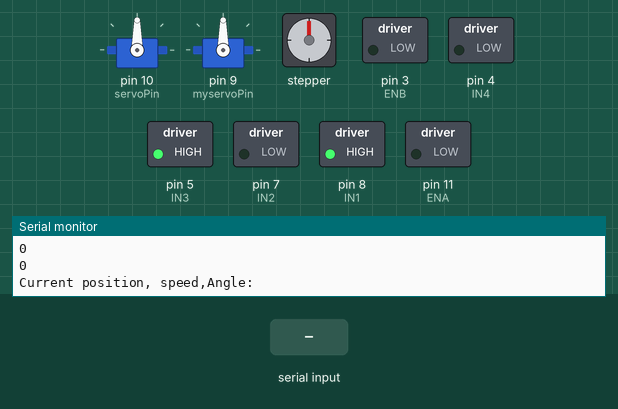
This sketch was run on a simulated Arduino Uno, built with avr-gcc and run on an emulated ATmega328P. On the bench: 2 × servo, stepper motor, switched loads named in the sketch (green lamp = pin HIGH), the last lines printed to the serial monitor. The test bench sets the inputs (shaded band). Stepper angles assume 200 steps per turn; pins used as bus, display or sensor lines are not drawn.

Above: at 1.2 s.
1.3 s: "a" received over Serial
At 1.6 s:
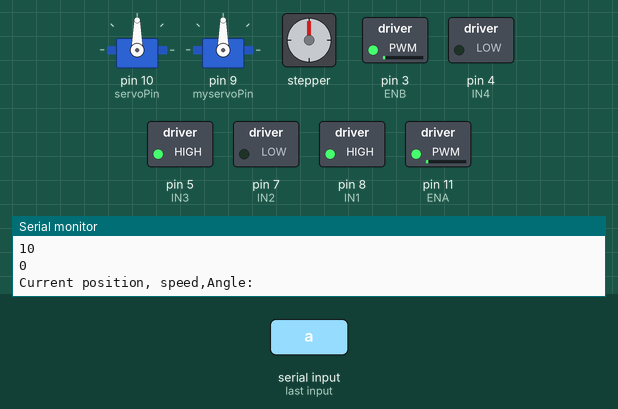
2.8 s: "c" received over Serial
At 4.0 s:
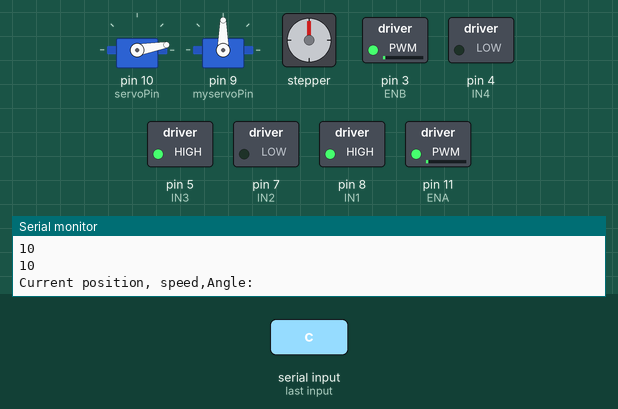
4.3 s: "b" received over Serial
At 5.2 s:
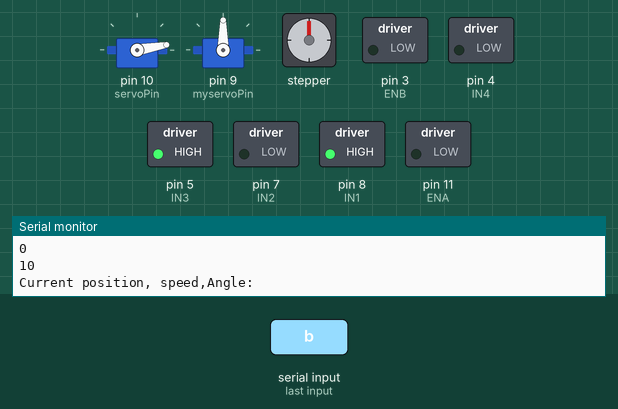
5.8 s: "e" received over Serial
At 7.0 s:
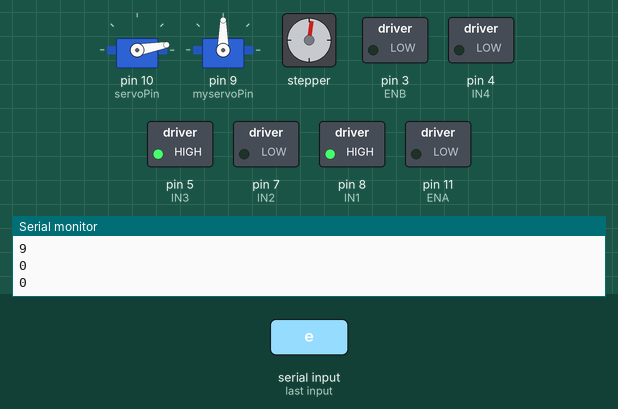
7.4 s: "f" received over Serial
At 7.8 s:
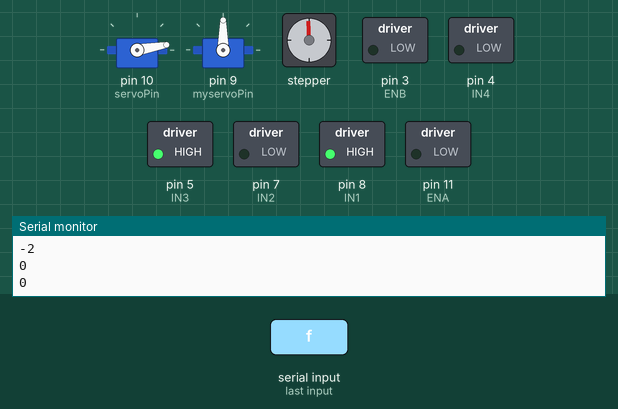
9.0 s: "g" received over Serial
At 9.5 s:
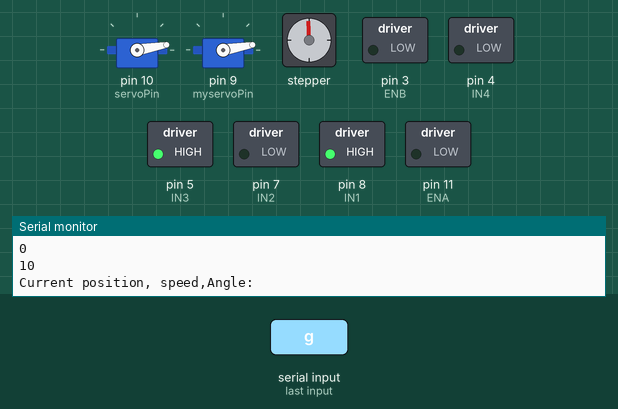
Timing chart, 0 to 11.5 s (numbered marks = the images above; inputs shaded):
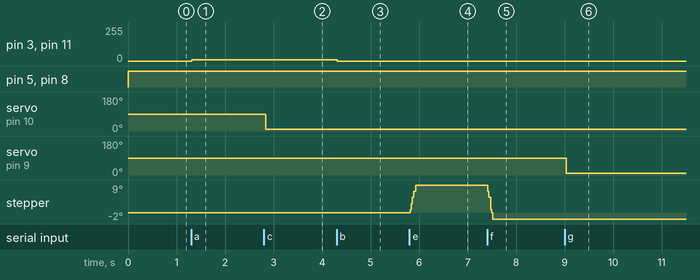

Measured:
- after the input at 1.3 s, pin 3 (ENB), pin 11 (ENA): 0/255 → 10/255 at once
- after the input at 2.8 s, servo on pin 10 (servoPin): 90° → 10° at once
- after the input at 4.3 s, pin 3 (ENB), pin 11 (ENA): 10/255 → 0/255 at once
- after the input at 7.4 s, stepper: turns 11° counter-clockwise in 0.11 s, starting at once
- after the input at 9.0 s, servo on pin 9 (myservoPin): 90° → 10° at once

The sketch:

TEST2702.ino
```cpp
// define motor control pins
#include <Servo.h>
#include <AccelStepper.h>

// Define stepper motor connections and steps per revolution
#define DIR_PIN 2
#define STEP_PIN 11
#define STEPS_PER_REVOLUTION 200

// Define motor angle limits
#define ANGLE_MIN -90
#define ANGLE_MAX 90

// Initialize stepper motor object
AccelStepper stepper(AccelStepper::DRIVER, STEP_PIN, DIR_PIN);

// Define initial position and target position
int currentPosition = 0;
int targetPosition = 0;

const int ENA = 11;
const int IN1 = 8;
const int IN2 = 7;
const int ENB = 3;
const int IN3 = 5;
const int IN4 = 4;

const int servoPin = 10;
const int myservoPin = 9;

// set initial motor speed
int motorSpeed1 = 0;
int motorSpeed2 = 0;
int servoAngle = 0;
int ServoAngle2 = 0;

Servo servo;
Servo myservo;


void setup() {
  // initialize serial communication
  Serial.begin(9600);

  // set motor control pins as outputs
  pinMode(ENA, OUTPUT);
  pinMode(IN1, OUTPUT);
  pinMode(IN2, OUTPUT);
  pinMode(ENB, OUTPUT);
  pinMode(IN3, OUTPUT);
  pinMode(IN4, OUTPUT);
  digitalWrite(IN1, LOW);
	digitalWrite(IN2, LOW);
	digitalWrite(IN3, LOW);
	digitalWrite(IN4, LOW);

  servo.attach(servoPin);
  myservo.attach(myservoPin);

  // Set maximum speed and acceleration
  stepper.setMaxSpeed(1000);
  stepper.setAcceleration(500);
  // Set motor direction
  stepper.setPinsInverted(false, true, false);
  // Set initial position as zero
  stepper.setCurrentPosition(0);
  Serial.begin(9600);
}

void loop() {
  // read input from serial monitor
  if (Serial.available() > 0) {
    char input = Serial.read();
    Serial.println(input);
    switch (input) {
      case 'a': // increase motor speed
        motorSpeed1 += 10;
        motorSpeed2 += 10;
        if (motorSpeed1 > 255 && motorSpeed2 > 255) {
          motorSpeed1 = 255;
          motorSpeed2 = 255;
        }

        break;

      case 'b': // decrease motor speed
        motorSpeed1 -= 10;
        motorSpeed2 -= 10;
        if (motorSpeed1 < 0 && motorSpeed2 < 0) {
          motorSpeed1 = 0;
          motorSpeed2 = 0;
        }

        break;
      case 'c':
        servoAngle += 10;
        servo.write(servoAngle);
        break;
      // Decrease the angle of the servo motor
      case 'd':
        servoAngle -= 10;
        servo.write(servoAngle);
        break;
      case 'e':
        // Increase target position by 10 degrees
        targetPosition = currentPosition + 10;
        break;
      case 'f':
        // Decrease target position by 10 degrees
        targetPosition = currentPosition - 10;
        break;
      //shoot
      case 'g':
        ServoAngle2 += 10;
        myservo.write(ServoAngle2);
        break;

      case 'h':
        ServoAngle2 -= 10;
        myservo.write(ServoAngle2);
        break;


      default:
        // Invalid command
        Serial.println("Invalid command");
        break;


    }

  }
    // Check if the target position is within the angle limits
  if (targetPosition < ANGLE_MIN) {
    targetPosition = ANGLE_MIN;
  } else if (targetPosition > ANGLE_MAX) {
    targetPosition = ANGLE_MAX;
  }

  // Move the motor to the target position
  int targetSteps = map(targetPosition, ANGLE_MIN, ANGLE_MAX, -STEPS_PER_REVOLUTION / 4, STEPS_PER_REVOLUTION / 4);
  int currentSteps = stepper.currentPosition();
  int stepsToMove = targetSteps - currentSteps;
  stepper.move(stepsToMove);

  // Wait for motor to complete movement
  while (stepper.distanceToGo() != 0) {
    stepper.run();
  }
  analogWrite(ENB, motorSpeed1);
  analogWrite(ENA, motorSpeed2);
  digitalWrite(IN1, HIGH);
  digitalWrite(IN2, LOW);
  digitalWrite(IN3, HIGH);
  digitalWrite(IN4, LOW);


  // Update the current position
  currentPosition = map(stepper.currentPosition(), -STEPS_PER_REVOLUTION / 4, STEPS_PER_REVOLUTION / 4, ANGLE_MIN, ANGLE_MAX);

  // Print the current position to the serial monitor
  Serial.println("Current position, speed,Angle:");
  Serial.println(currentPosition);
  Serial.println(motorSpeed1);
  Serial.println(motorSpeed2);
  Serial.println(servoAngle);
}
```
